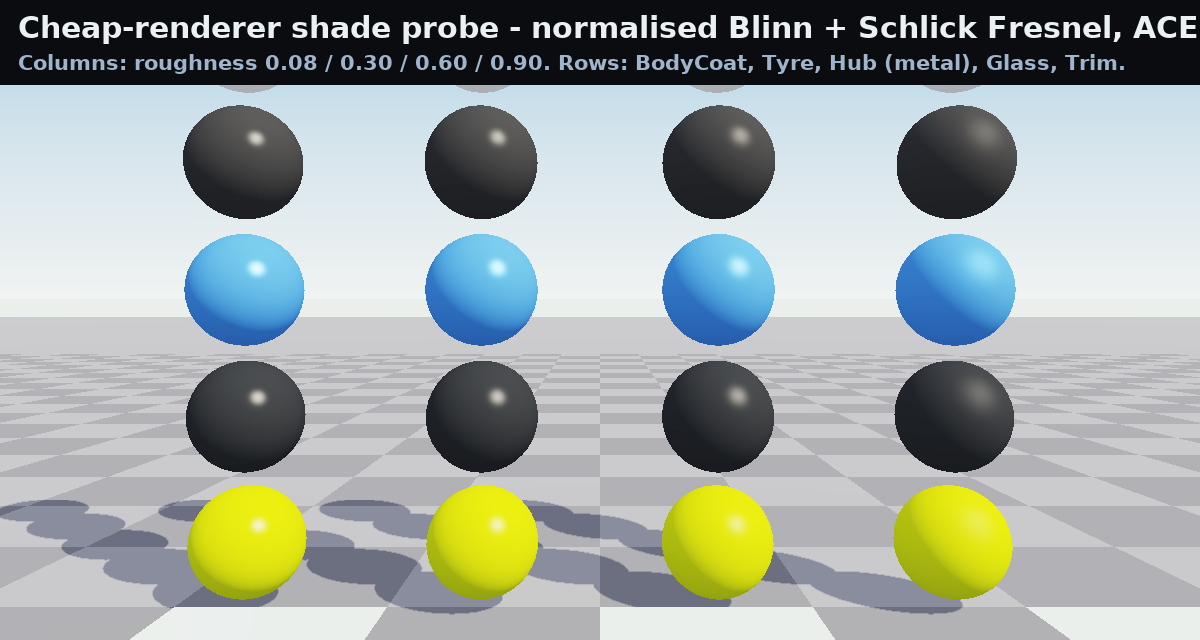
#> input picture Exhibits/VehiclePhysics/Visuals/shade-probe.png, 1200 x 640 px, given in place of shade-probe.ppm, which was not available
$ python AssembleVisuals.py ../Visuals/shade-probe.png ../Visuals/hero.png
#> lines starting #> are read from the running program, lines starting #| are printed output that depends on the picture; pictures that were not available may be replaced by others from this repository, and a replacement may not be noted
#!/usr/bin/env python3
"""Assembles SceneRender PPM output into annotated PNG stills and GIFs.

Usage: AssembleVisuals.py <scratch-frames-dir> <output-dir>
Expects:
  <frames>/hero/{hero,hero-rear}.ppm
  <frames>/tyre/{tyre-nominal,tyre-flat,tyre-lattice}.ppm
  <frames>/{drive,burnout,jolt}/frame-####.ppm
Writes annotated PNG stills + GIFs into <output-dir>.
"""
import sys
from pathlib import Path

from PIL import Image, ImageDraw, ImageFont


def font(size):
#> called with size = 30
    for name in ("DejaVuSans-Bold.ttf", "DejaVuSans.ttf"):
        for root in ("/usr/share/fonts/truetype/dejavu", "/usr/share/fonts"):
            p = Path(root) / name
            if p.exists():
                return ImageFont.truetype(str(p), size)
    return ImageFont.load_default()


TITLE = font(30)
SUB = font(21)


def annotate(img, title, sub):
    out = img.convert("RGB")
    d = ImageDraw.Draw(out)
    w, _ = out.size
    d.rectangle([0, 0, w, 84], fill=(10, 12, 16))
    d.text((18, 10), title, font=TITLE, fill=(235, 240, 245))
    d.text((18, 50), sub, font=SUB, fill=(160, 180, 205))
    return out


def still(frames, outdir, path, title, sub):
#> called with path = 'probe/shade-probe.ppm'
    img = Image.open(frames / path)
#> img is the input picture: PIL image 1200x640 RGB; mean R, G, B 157.9, 166.1, 162.4
    annotate(img, title, sub).save(outdir / (Path(path).stem + ".png"))
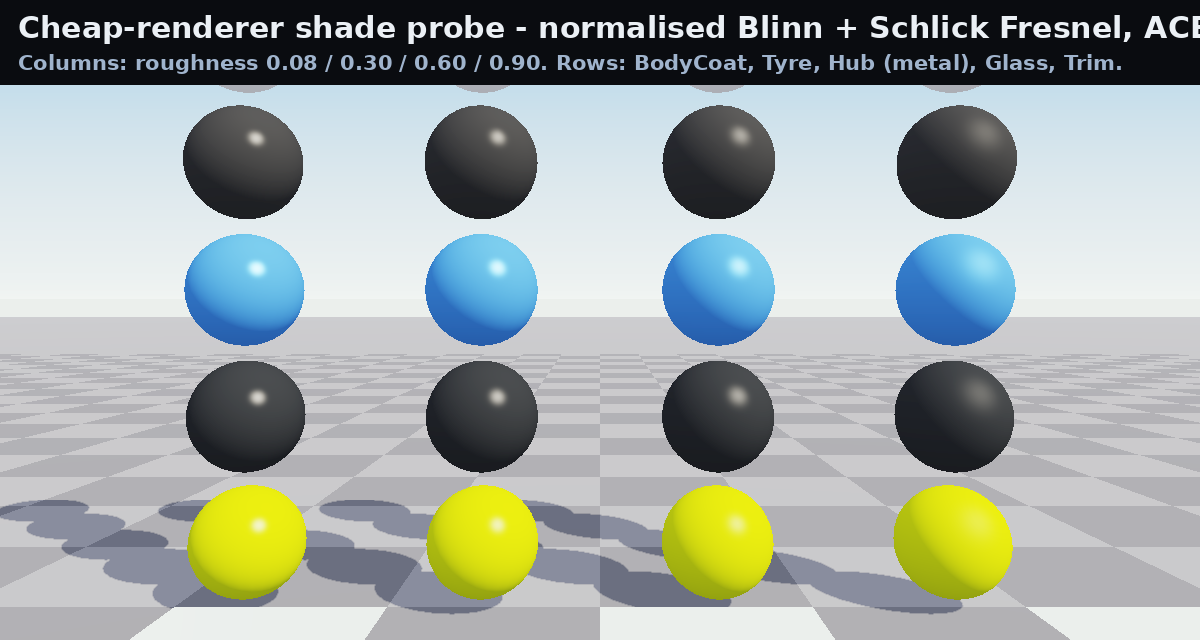
#> saved as shade-probe.png: PIL image 1200x640 RGB; mean R, G, B 157.9, 166.1, 162.3
#> call 2 of still, with path = 'hero/hero.ppm'
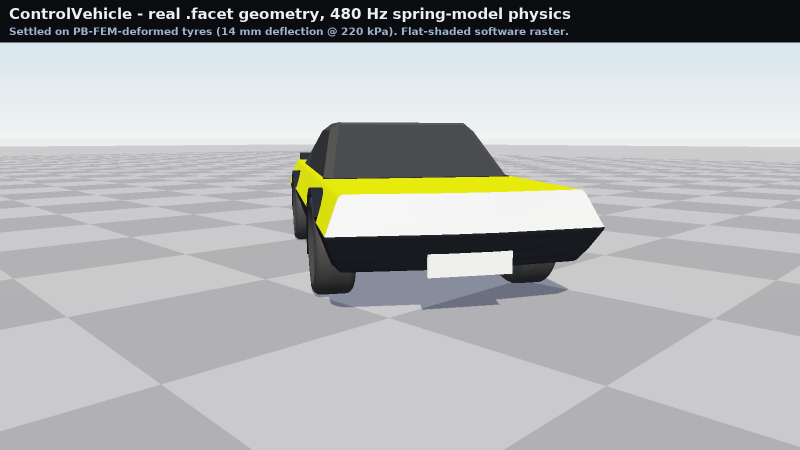
#> input picture Exhibits/VehiclePhysics/Visuals/hero.png, 1600 x 900 px, given in place of hero.ppm, which was not available (shown at 1/2 size)
#> in still, img is the input picture: PIL image 1600x900 RGB; mean R, G, B 177.6, 179.5, 179.6
#> call 3 of still, with path = 'hero/hero-rear.ppm', title = 'ControlVehicle - rear three-quarter'
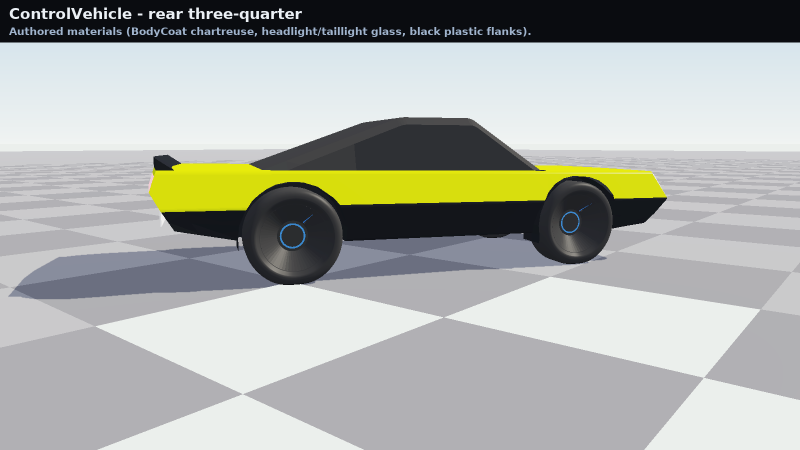
#> input picture Exhibits/VehiclePhysics/Visuals/hero-rear.png, 1600 x 900 px, given in place of hero-rear.ppm, which was not available (shown at 1/2 size)
#> in still, img is the input picture: PIL image 1600x900 RGB; mean R, G, B 170.4, 173.5, 167.7
#> call 4 of still, with path = 'tyre/tyre-nominal.ppm'
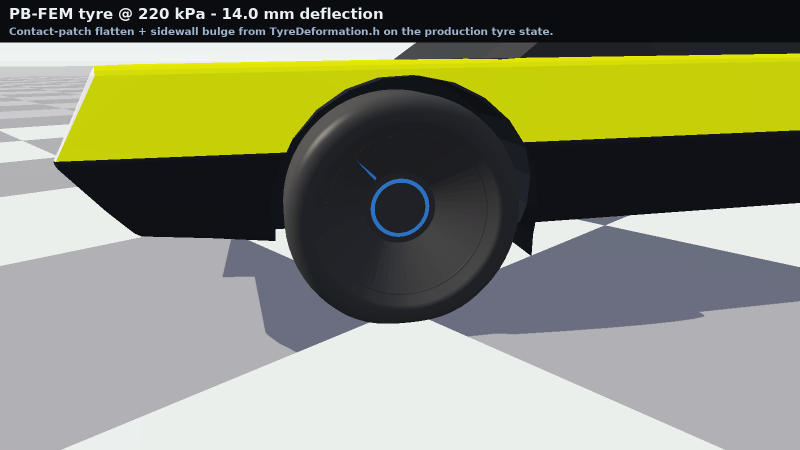
#> input picture Exhibits/VehiclePhysics/Visuals/tyre-nominal.png, 1600 x 900 px, given in place of tyre-nominal.ppm, which was not available (shown at 1/2 size)
#> in still, img is the input picture: PIL image 1600x900 RGB; mean R, G, B 135.2, 138, 113.2
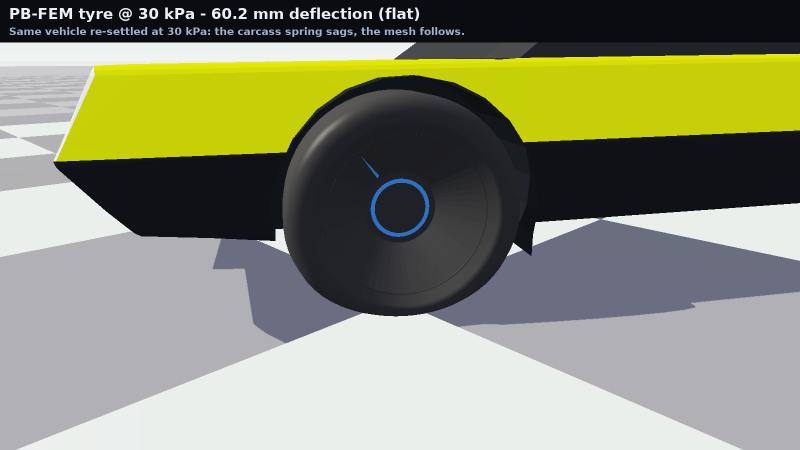
#> input picture Exhibits/VehiclePhysics/Visuals/tyre-flat.png, 1600 x 900 px, given in place of tyre-flat.ppm, which was not available (shown at 1/2 size)
#> in still, img is the input picture: PIL image 1600x900 RGB; mean R, G, B 136.6, 139.5, 114.5
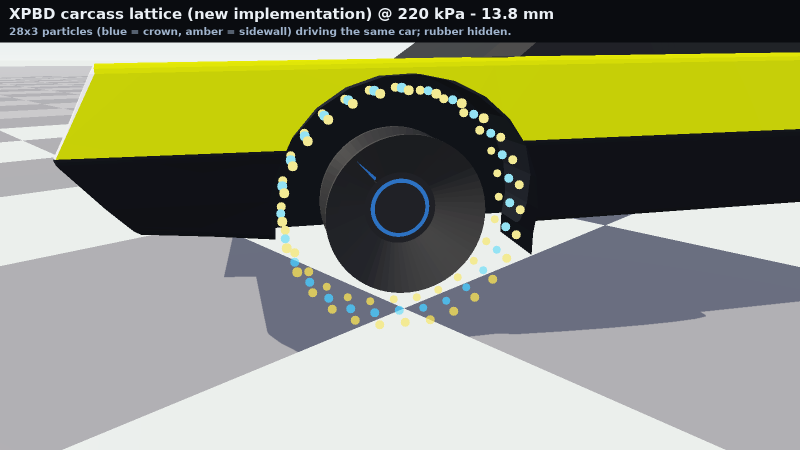
#> input picture Exhibits/VehiclePhysics/Visuals/tyre-lattice.png, 1600 x 900 px, given in place of tyre-lattice.ppm, which was not available (shown at 1/2 size)
#> in still, img is the input picture: PIL image 1600x900 RGB; mean R, G, B 139.9, 143.1, 117.8
#> in still (call 6), `annotate(img, title, sub).save(outdir / (Path(path).stem + ".png"))`:
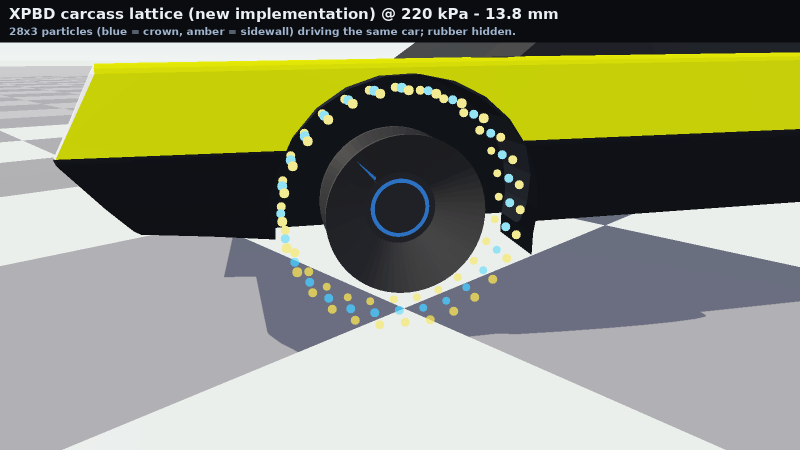
#> saved as tyre-lattice.png: PIL image 1600x900 RGB (shown at 1/2 size); mean R, G, B 139.9, 143.1, 117.8
    print("still", Path(path).stem + ".png")


def gif(frames, outdir, subdir, name, title, sub, fps=20, keep_every=1):
    paths = sorted((frames / subdir).glob("frame-*.ppm"))[::keep_every]
    imgs = []
    for p in paths:
        img = Image.open(p).convert("RGB")
        img = img.resize((img.width // 2, img.height // 2), Image.LANCZOS)
        imgs.append(img)
#> (the run stopped early here; a loop or call above may not have finished)
